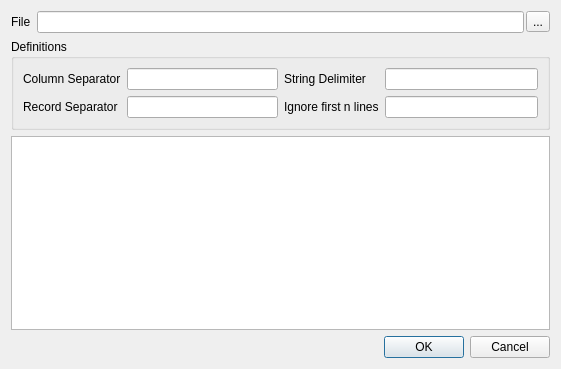
<?xml version="1.0" encoding="UTF-8"?>
<ui version="4.0">
 <class>DlgImportCSV</class>
 <widget class="QDialog" name="DlgImportCSV">
  <property name="geometry">
   <rect>
    <x>0</x>
    <y>0</y>
    <width>561</width>
    <height>369</height>
   </rect>
  </property>
  <property name="windowTitle">
   <string>Dialog</string>
  </property>
  <layout class="QVBoxLayout" name="verticalLayout">
   <item>
    <layout class="QHBoxLayout" name="horizontalLayout_2">
     <item>
      <widget class="QLabel" name="label">
       <property name="text">
        <string>File</string>
       </property>
      </widget>
     </item>
     <item>
      <layout class="QHBoxLayout" name="horizontalLayout">
       <property name="spacing">
        <number>2</number>
       </property>
       <item>
        <widget class="QLineEdit" name="txtFilename"/>
       </item>
       <item>
        <widget class="QToolButton" name="toolButton">
         <property name="text">
          <string>...</string>
         </property>
        </widget>
       </item>
      </layout>
     </item>
    </layout>
   </item>
   <item>
    <widget class="QGroupBox" name="groupBox">
     <property name="title">
      <string>Definitions</string>
     </property>
     <layout class="QHBoxLayout" name="horizontalLayout_3">
      <item>
       <layout class="QFormLayout" name="formLayout">
        <item row="0" column="0">
         <widget class="QLabel" name="label_2">
          <property name="text">
           <string>Column Separator</string>
          </property>
         </widget>
        </item>
        <item row="0" column="1">
         <widget class="QLineEdit" name="txtColumnSeparator"/>
        </item>
        <item row="1" column="0">
         <widget class="QLabel" name="label_4">
          <property name="text">
           <string>Record Separator</string>
          </property>
         </widget>
        </item>
        <item row="1" column="1">
         <widget class="QLineEdit" name="txtRecordSeparator"/>
        </item>
       </layout>
      </item>
      <item>
       <layout class="QFormLayout" name="formLayout_2">
        <item row="0" column="0">
         <widget class="QLabel" name="label_3">
          <property name="text">
           <string>String Delimiter</string>
          </property>
         </widget>
        </item>
        <item row="0" column="1">
         <widget class="QLineEdit" name="txtStringDelimiter"/>
        </item>
        <item row="1" column="0">
         <widget class="QLabel" name="label_5">
          <property name="text">
           <string>Ignore first n lines</string>
          </property>
         </widget>
        </item>
        <item row="1" column="1">
         <widget class="QLineEdit" name="txtIgnoreFirstNLines"/>
        </item>
       </layout>
      </item>
     </layout>
    </widget>
   </item>
   <item>
    <widget class="QTextEdit" name="textCSV"/>
   </item>
   <item>
    <widget class="QDialogButtonBox" name="buttonBox">
     <property name="orientation">
      <enum>Qt::Horizontal</enum>
     </property>
     <property name="standardButtons">
      <set>QDialogButtonBox::Cancel|QDialogButtonBox::Ok</set>
     </property>
    </widget>
   </item>
  </layout>
 </widget>
 <resources/>
 <connections>
  <connection>
   <sender>buttonBox</sender>
   <signal>accepted()</signal>
   <receiver>DlgImportCSV</receiver>
   <slot>accept()</slot>
   <hints>
    <hint type="sourcelabel">
     <x>248</x>
     <y>254</y>
    </hint>
    <hint type="destinationlabel">
     <x>157</x>
     <y>274</y>
    </hint>
   </hints>
  </connection>
  <connection>
   <sender>buttonBox</sender>
   <signal>rejected()</signal>
   <receiver>DlgImportCSV</receiver>
   <slot>reject()</slot>
   <hints>
    <hint type="sourcelabel">
     <x>316</x>
     <y>260</y>
    </hint>
    <hint type="destinationlabel">
     <x>286</x>
     <y>274</y>
    </hint>
   </hints>
  </connection>
 </connections>
</ui>
